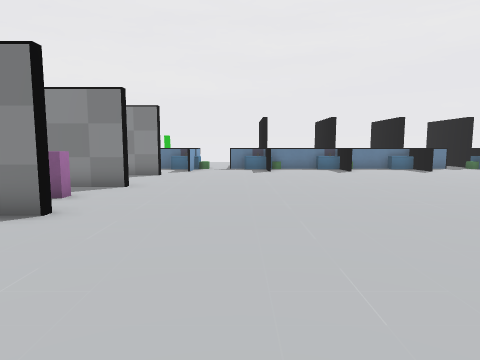
view 1 (above)

18 first-person views from a walk through a 3-D level made in the Godot game engine. The camera is 1.2 m above the floor, tilts 6° down and sees 75° across. The floor is counted in squares, 1 m on a side. Each view is taken from the middle of a square. On the plan, view 1 faces up. The plan holds only what a view shows up to about 13 squares ahead; the rest is blank. Characters and animated objects are left out.

view 2
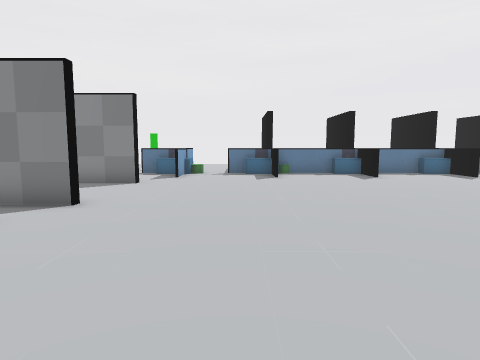

view 3
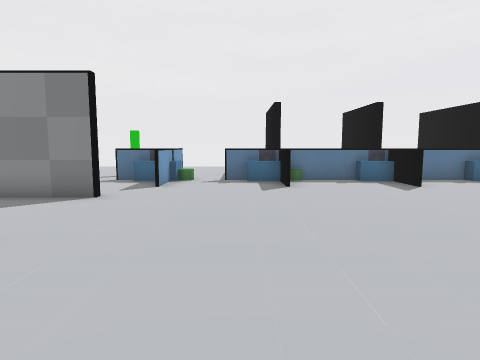

view 4
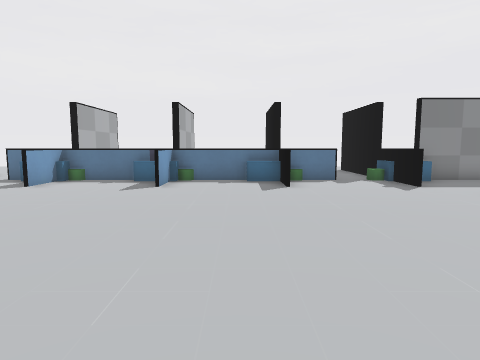

view 5
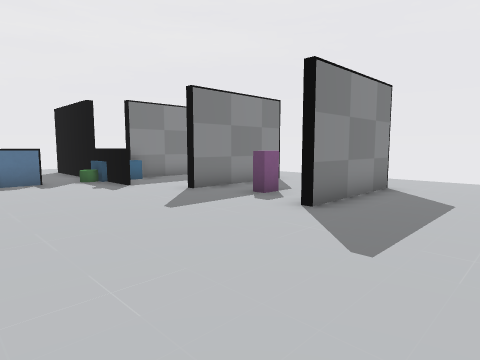

view 6
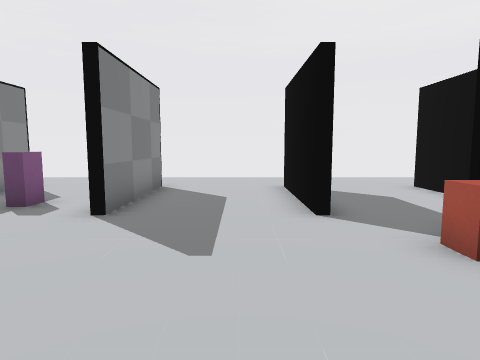

view 7
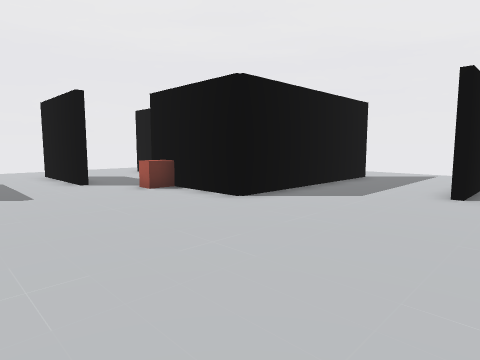

view 8
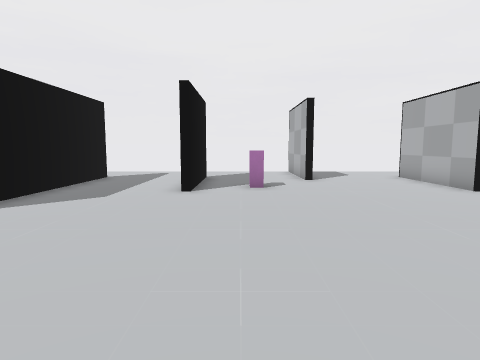

view 9
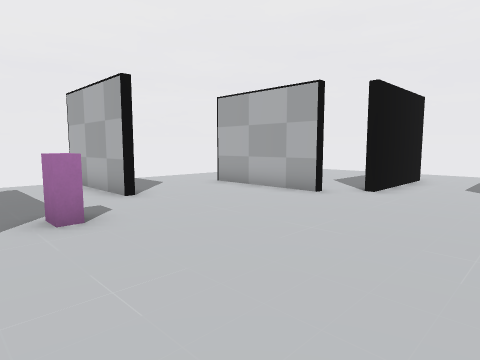

view 10
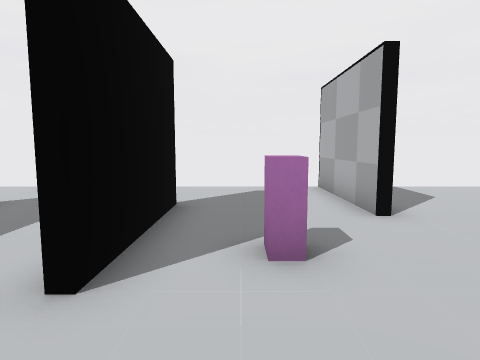

view 11
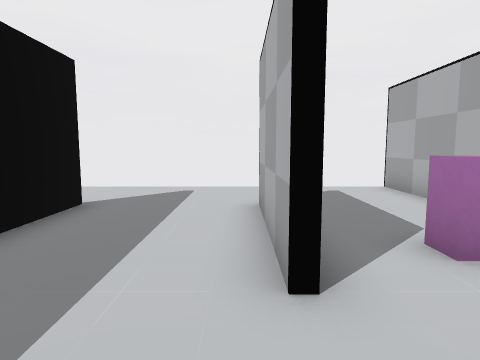

view 12
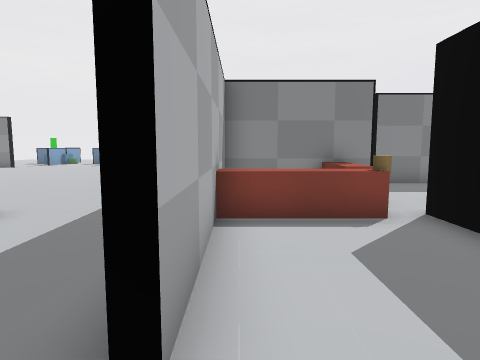

view 13
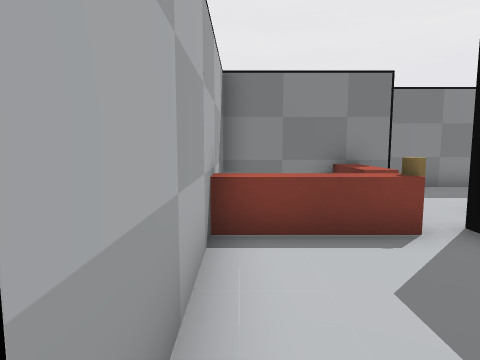

view 14
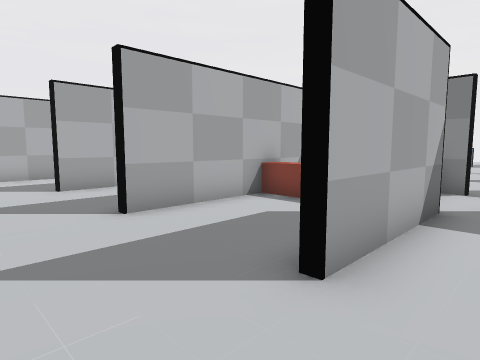

view 15
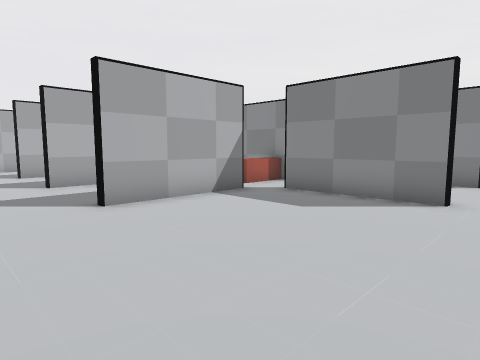

view 16
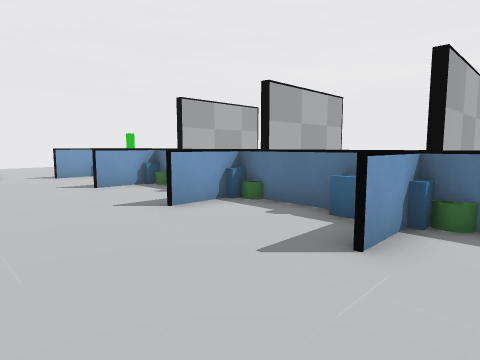

view 17
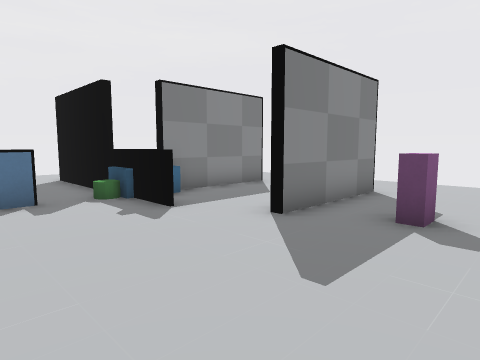

view 18
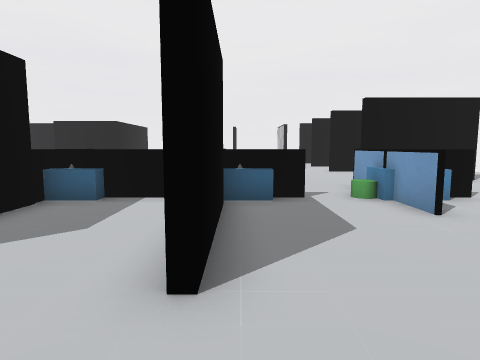

### Floor plan
Points are (right, up) in squares from view 1. A wall is a line through its corners. A room is listed if a view was taken in it or the views show most of it. See-through windows are left out.
Room 1 (views 1, 2, 3, 4, 5, 6, 7, 8, 9, 10, 11, 12, 13, 16, 17)
walls: (9.6, 3.1) (9.6, 1.4); (5.6, 0.5) (5.6, -3.6); (11.6, 3.4) (9.5, 3.4); (9.6, -0.5) (9.6, -3.6); (14.4, 5.6) (18.6, 5.6); (5.3, 15.4) (5.3, 16.5); (1.6, -2.4) (1.6, -6.5); (5.3, -3.6) (5.3, 0.6); (9.3, 15.4) (9.3, 16.4); (-2.4, 0.6) (-2.4, -3.6); (13.6, -0.5) (13.6, -1.5); (9.3, -3.6) (9.3, 3.6) (11.5, 3.6); (5.6, 16.5) (5.6, 15.4); (1.3, 15.4) (1.3, 16.4); (9.6, 16.5) (9.6, 15.4); (16.2, 1.6) (18.6, 1.6); (1.6, 16.5) (1.6, 15.4); (7.6, 17.4) (6.5, 17.4); (3.6, 17.4) (2.4, 17.4); (13.4, 15.4) (13.4, 16.2); (18.5, 5.4) (14.4, 5.4); (11.6, 17.4) (10.4, 17.4); (18.6, 9.4) (14.4, 9.4); (-2.4, 16.2) (-2.4, 15.4); (18.6, 13.4) (14.4, 13.4)
ways out: opening at (13.5, -2.5) to room 2; opening at (-4, 7.3) to room 3; opening at (-4, 15) to room 3; opening at (-3, -5) to room 3; opening at (5.7, 18.5) to room 3; opening at (19, 8) to room 3
objects: block (0, 17) to (2, 18); cylinder (2, 17); block (3, -1) to (3, 0); block (4, 17) to (6, 18); cylinder (6, 17); block (8, 17) to (10, 18); counter (10, 0) to (11, 1); cylinder (10, 17); cylinder (12, 0) to (13, 1); counter (12, 2) to (13, 4); block (15, 12) to (16, 12)
Room 2 (views 14, 15)
walls: (18.6, 1.4) (14.4, 1.4); (13.6, -1.5) (13.6, -3.6)
ways out: opening at (13.5, -2.5) to room 1; opening at (20, 1.3) to room 3
Room 3 (view 18)
walls: (2.8, 17.6) (3.2, 17.6); (1.3, 18.4) (1.3, 20); (5.3, 18.4) (5.3, 19.5); (1.6, 21.3) (1.6, 18.4); (5.6, 22.6) (5.6, 18.4); (-2.4, 19.6) (-2.4, 18.8); (9.3, 18.4) (9.3, 19.1); (9.6, 22.4) (9.6, 18.4); (-3.4, 13.4) (-5.8, 13.4); (13.4, 18.4) (13.4, 22.6); (-3.4, 9.4) (-5.8, 9.4); (-7.6, 13.7) (-3.4, 13.7); (-3.4, 5.4) (-4.2, 5.4); (18.6, 17.4) (14.4, 17.4); (-7.6, 1.6) (-3.4, 1.6)
ways out: opening at (-4, 7.3) to room 1; opening at (-4, 15) to room 1; opening at (-3, -5) to room 1; opening at (5.7, 18.5) to room 1; opening at (19, 8) to room 1; opening at (20, 1.3) to room 2
objects: block (-5, 8) to (-4, 8); block (14, 17)

Positions as (right, up) in squares from view 1, and headings:
1: (0, 0), facing up
2: (0, 3), facing up
3: (0, 6), facing up
4: (8, 6), facing up
5: (9, 6), facing up-right
6: (9, 7), facing right
7: (4, 9), facing down-right
8: (4, 9), facing down
9: (5, 5), facing down-left
10: (4, 3), facing down
11: (6, 3), facing down
12: (10, -5), facing up
13: (10, -4), facing up
14: (15, -6), facing up-left
15: (20, -6), facing up-left
16: (11, 12), facing up-left
17: (10, 10), facing up-right
18: (1, 25), facing down
